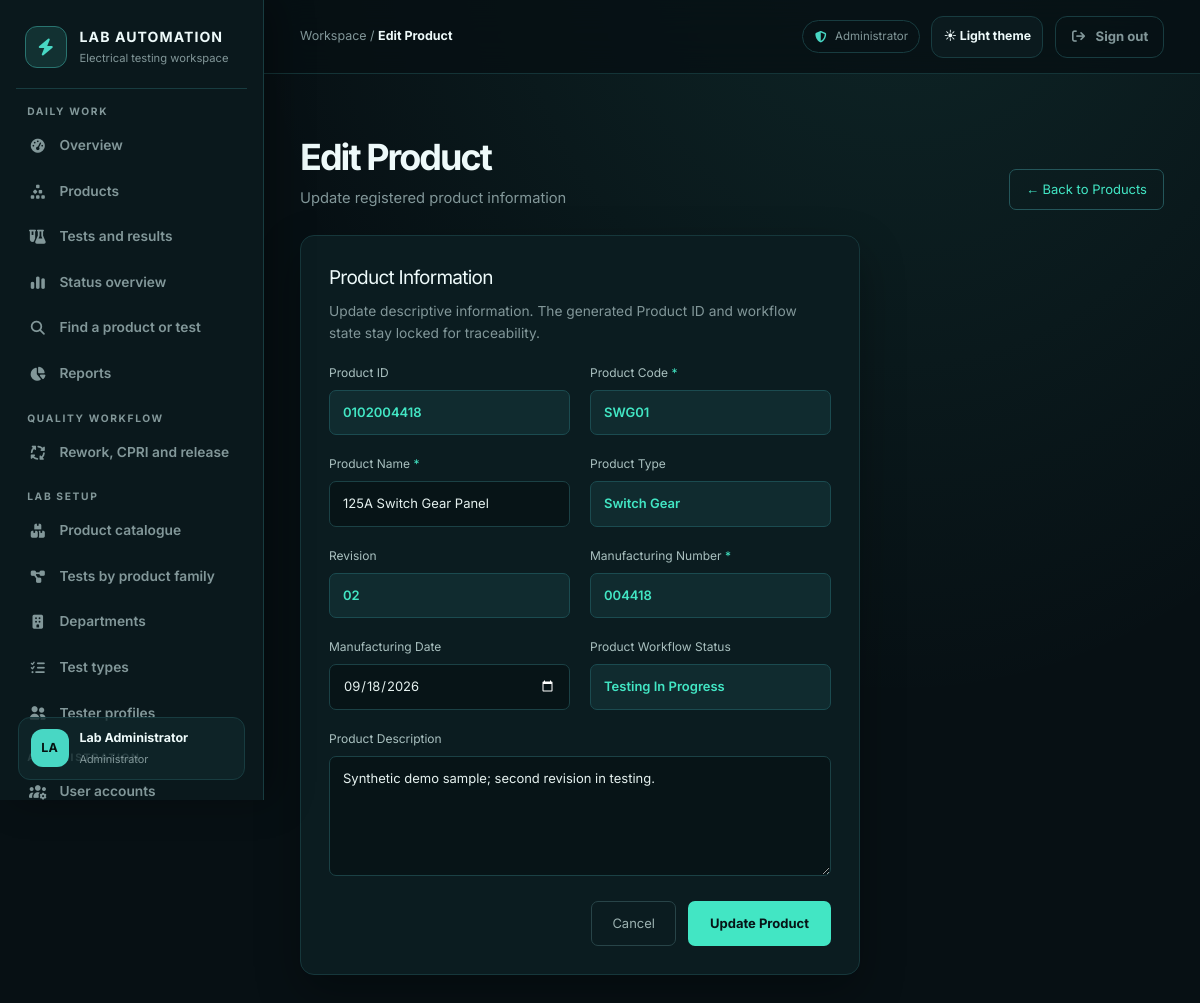
/edit-product.php?id=2 (signed in), run on the app's committed database.
### tables this page shows
CREATE TABLE IF NOT EXISTS `products` (
    `id` INT NOT NULL AUTO_INCREMENT,
    `product_id` CHAR(10) NOT NULL,
    `product_code` VARCHAR(32) NOT NULL,
    `product_code_id` INT NULL,
    `product_code_numeric` CHAR(2) NULL,
    `product_name` VARCHAR(180) NOT NULL,
    `product_type` VARCHAR(100) NOT NULL,
    `product_type_id` INT NULL,
    `revision` VARCHAR(16) NOT NULL,
    `manufacturing_number` VARCHAR(64) NOT NULL,
    `manufacturing_date` DATE NOT NULL,
    `description` TEXT NULL,
    `status` VARCHAR(64) NOT NULL DEFAULT 'Pending Testing',
    `rework_cycle` INT NOT NULL DEFAULT 0,
    `cpri_status` VARCHAR(24) NOT NULL DEFAULT 'Not Ready',
    `cpri_handoff_at` DATETIME NULL,
    `cpri_reference` VARCHAR(100) NULL,
    `cpri_handoff_by` VARCHAR(120) NULL,
    `is_archived` TINYINT(1) NOT NULL DEFAULT 0,
    `created_at` TIMESTAMP NOT NULL DEFAULT CURRENT_TIMESTAMP,
    `updated_at` TIMESTAMP NOT NULL DEFAULT CURRENT_TIMESTAMP ON UPDATE CURRENT_TIMESTAMP,
    PRIMARY KEY (`id`),
    UNIQUE KEY `uq_products_product_id` (`product_id`),
    KEY `ix_products_manufacturing_number` (`manufacturing_number`),
    KEY `ix_products_product_type_id` (`product_type_id`),
    KEY `ix_products_product_code_id` (`product_code_id`),
    KEY `ix_products_status` (`status`),
    CONSTRAINT `fk_products_product_code` FOREIGN KEY (`product_code_id`) REFERENCES `product_codes` (`id`)
        ON UPDATE CASCADE ON DELETE SET NULL,
    CONSTRAINT `fk_products_product_type` FOREIGN KEY (`product_type_id`) REFERENCES `product_types` (`id`)
        ON UPDATE CASCADE ON DELETE SET NULL
);

### edit-product.php (the view, shortened to what this page needs)
<?php
require_once __DIR__ . "/db.php";
$id = (int) $_GET['id'];
$stmt = $conn->prepare("SELECT * FROM products WHERE id = ? LIMIT 1");
$stmt->bind_param('i', $id);
$stmt->execute();
$product = $stmt->get_result()->fetch_assoc();
?>
<!DOCTYPE html>
<html lang="en">
<head>
    <link rel="stylesheet" href="assets/compiled/app.css">
<link rel="stylesheet" href="assets/css/pages/edit-product.css">
</head>
<body>
<?php require __DIR__ . '/views/layouts/legacy_sidebar.php'; ?>
<div class="main">
    <div class="top-bar">
        <div class="page-title">
            <h1>Edit Product</h1>
            <p>
                Update registered product information
            </p>
        </div>
        <a href="products.php" class="back-btn">
            ← Back to Products
        </a>
    </div>
    <div class="form-card">
        <h2>Product Information</h2>
        <p class="form-subtitle">
            Update descriptive information. The generated Product ID and workflow state stay locked for traceability.
        </p>
        <form method="POST">
            <div class="form-grid">
                <div class="form-group">
                    <label>
                        Product ID
                    </label>
                    <div class="product-id-box">
                        <?php echo htmlspecialchars($product['product_id']); ?>
                    </div>
                </div>
                <div class="form-group">
                    <label>
                        Product Code <span>*</span>
                    </label>
                    <div class="product-id-box"><?php echo htmlspecialchars($product['product_code'], ENT_QUOTES, 'UTF-8'); ?></div>
                </div>
                <div class="form-group">
                    <label>
                        Product Name <span>*</span>
                    </label>
                    <input
                        type="text"
                        name="product_name"
                        value="<?php echo htmlspecialchars($product['product_name']); ?>"
                        required
                    >
                </div>
                <div class="form-group">
                    <label>
                        Product Type
                    </label>
                    <div class="product-id-box"><?php echo htmlspecialchars($product['product_type'], ENT_QUOTES, 'UTF-8'); ?></div>
                </div>
                <div class="form-group">
                    <label>
                        Revision
                    </label>
                    <div class="product-id-box"><?php echo htmlspecialchars($product['revision'], ENT_QUOTES, 'UTF-8'); ?></div>
                </div>
                <div class="form-group">
                    <label>
                        Manufacturing Number <span>*</span>
                    </label>
                    <div class="product-id-box"><?php echo htmlspecialchars($product['manufacturing_number'], ENT_QUOTES, 'UTF-8'); ?></div>
                </div>
                <div class="form-group">
                    <label>
                        Manufacturing Date
                    </label>
                    <input
                        type="date"
                        name="manufacturing_date"
                        value="<?php echo htmlspecialchars($product['manufacturing_date']); ?>"
                    >
                </div>
                <div class="form-group">
                    <label>Product Workflow Status</label>
                    <div class="product-id-box"><?php echo htmlspecialchars($product['status'], ENT_QUOTES, 'UTF-8'); ?></div>
                </div>
                <div class="form-group full">
                    <label>
                        Product Description
                    </label>
                    <textarea
                        name="description"
                        placeholder="Enter product description..."
                    ><?php echo htmlspecialchars($product['description']); ?></textarea>
                </div>
            </div>
            <div class="form-actions">
                <a
                    href="products.php"
                    class="cancel-btn"
                >
                    Cancel
                </a>
                <button
                    type="submit"
                    class="update-btn"
                >
                    Update Product
                </button>
            </div>
        </form>
    </div>
</div>
</body>
</html>

### assets/css/pages/edit-product.css (style rules this page uses)
* { margin: 0; padding: 0; box-sizing: border-box; }
body { font-family: var(--theme-font-sans, Inter, sans-serif); background: var(--legacy-color-071417); color: var(--legacy-color-e8f5f3); }
.main { margin-left: 250px; padding: 35px; min-height: 100vh; }
.top-bar { display: flex; justify-content: space-between; align-items: center; margin-bottom: 28px; }
.page-title h1 { font-family: var(--theme-font-sans, Inter, sans-serif); font-size: 30px; }
.page-title p { color: var(--legacy-color-789294); margin-top: 6px; font-size: 13px; }
.back-btn { text-decoration: none; color: var(--legacy-color-42e6c4); border: 1px solid var(--legacy-color-24565a); padding: 10px 16px; border-radius: 7px; font-size: 13px; }
.form-card { max-width: 950px; background: var(--legacy-color-0b1c20); border: 1px solid var(--legacy-color-16373b); border-radius: 14px; padding: 28px; }
.form-card h2 { font-family: var(--theme-font-sans, Inter, sans-serif); font-size: 19px; margin-bottom: 6px; }
.form-subtitle { color: var(--legacy-color-6f8b8d); font-size: 12px; margin-bottom: 25px; }
.form-grid { display: grid; grid-template-columns: 1fr 1fr; gap: 20px; }
.form-group { display: flex; flex-direction: column; }
.form-group.full { grid-column: 1 / -1; }
.form-group label { color: var(--legacy-color-a9c0bf); font-size: 12px; margin-bottom: 8px; }
.form-group label span { color: var(--legacy-color-42e6c4); }
.form-group input, .form-group select, .form-group textarea { width: 100%; background: var(--legacy-color-071417); border: 1px solid var(--legacy-color-1b4145); color: var(--legacy-color-e5f1ef); padding: 12px 13px; border-radius: 7px; outline: none; font-family: var(--theme-font-sans, Inter, sans-serif); font-size: 13px; }
.form-group textarea { min-height: 120px; resize: vertical; }
.product-id-box { background: var(--legacy-color-102b2f); border: 1px solid var(--legacy-color-1b4b50); color: var(--legacy-color-42e6c4); padding: 12px 13px; border-radius: 7px; font-size: 13px; font-weight: 600; }
.form-actions { margin-top: 25px; display: flex; justify-content: flex-end; gap: 12px; }
.cancel-btn { text-decoration: none; color: var(--legacy-color-9bb1b0); border: 1px solid var(--legacy-color-284448); padding: 12px 20px; border-radius: 7px; font-size: 13px; }
.update-btn { border: none; background: var(--legacy-color-42e6c4); color: var(--legacy-color-071417); padding: 12px 22px; border-radius: 7px; font-weight: 700; cursor: pointer; font-size: 13px; }

### data on the page
products: product "0102004418", product_code "SWG01", product_name "125A Switch Gear Panel", product_type "Switch Gear", revision "02", manufacturing_number "004418", manufacturing_date "09/18/2026", status "Testing In Progress", description "Synthetic demo sample; second revision in testing."

### other printed values
$legacyGroup['label'] "DAILY WORK"
$item['label'] "Overview"
$item['label'] "Products"
$item['label'] "Tests and results"
$item['label'] "Status overview"
$item['label'] "Find a product or test"
$item['label'] "Reports"
$legacyGroup['label'] "QUALITY WORKFLOW"
$item['label'] "Rework, CPRI and release"
$legacyGroup['label'] "LAB SETUP"
$item['label'] "Product catalogue"
$item['label'] "Tests by product family"
$item['label'] "Departments"
$item['label'] "Test types"
$item['label'] "Tester profiles"
